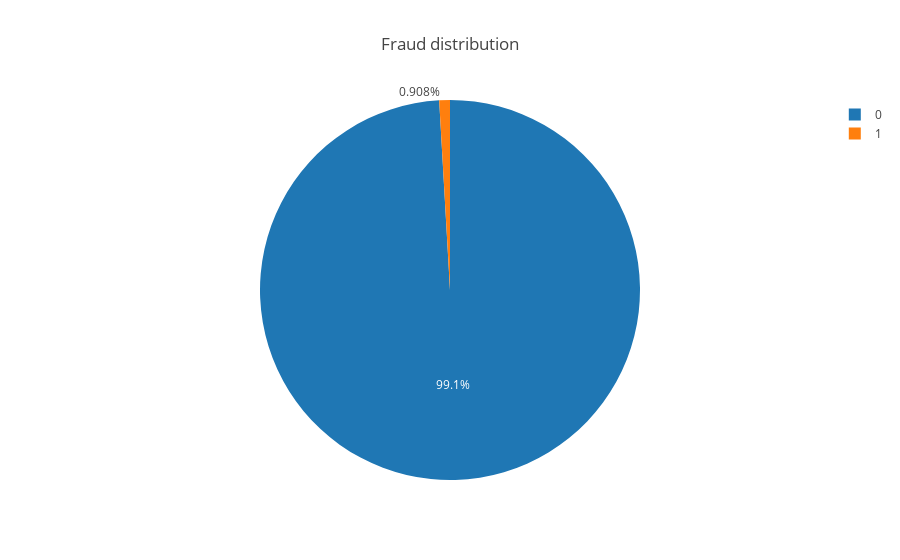

The cell this chart's notebook holds for it:
### Markdown cell above
Plot a pie chart that shows the percentage of predicted fraudulent claims for the predict test dataset.

### Code cell
cumulative_stats = predictions_pdf.groupby(['prediction']).count()

fraud_data = [go.Pie(
            labels=cumulative_stats.index,
            values=cumulative_stats['label'],
    )]

fraud_layout = go.Layout(
    title='Fraud distribution',
)

fig = go.Figure(data=fraud_data, layout=fraud_layout)
iplot(fig)

### Figure 1 — Plotly figure (JSON) as saved in the notebook; plotly's stock layout.template omitted (floating-point values rounded to 4 significant figures)
{"data": [{"type": "pie", "labels": [0, 1], "values": [1201, 11]}], "layout": {"title": "Fraud distribution"}}
